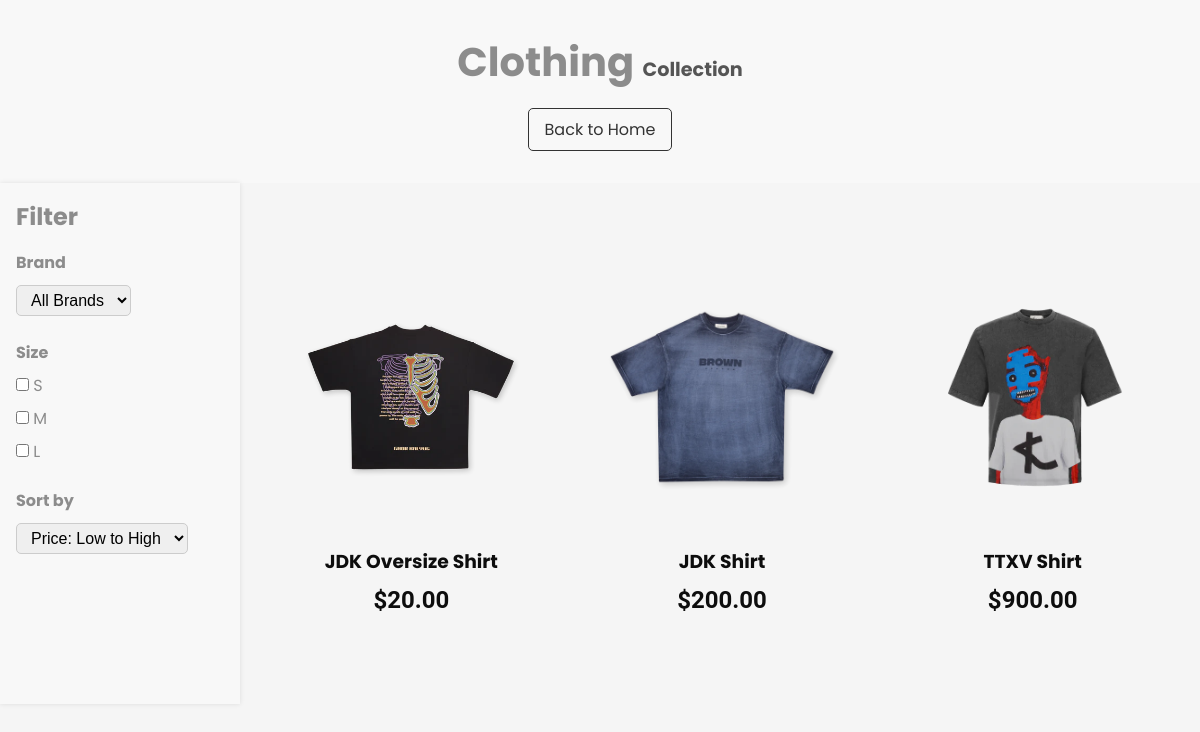
Screenshot of /clothing/ with the database file from the repository.
### store/models.py (models this page shows, shortened)
class Product(models.Model):
    brand = models.CharField(max_length=255)
    name = models.CharField(max_length=255)
    image = models.ImageField(upload_to='products/')
    product_type = models.CharField(max_length=100, choices=[
        ('shoes', 'Shoes'),
        ('clothing', 'Clothing'),
        ('accessories', 'Accessories'),
    ])
    def lowest_price(self):
        sizes = self.sizes.all()
        if sizes:
            return min(size.price for size in sizes)
        return None

class ProductSize(models.Model):
    product = models.ForeignKey(Product, related_name='sizes', on_delete=models.CASCADE)
    size = models.CharField(max_length=10)
    price = models.DecimalField(max_digits=10, decimal_places=2)
    stock = models.PositiveIntegerField(default=0)

### store/views.py (the view)
# urls.py: path('clothing/', views.clothing_view, name='clothing_page'),
def clothing_view(request):
    clothing_products = Product.objects.filter(product_type='clothing')
    brand = request.GET.get('brand')
    if brand and brand != 'all':
        clothing_products = clothing_products.filter(brand=brand)
    sizes = request.GET.getlist('size')
    if sizes:
        clothing_products = clothing_products.filter(sizes__size__in=sizes).distinct()
    sort_option = request.GET.get('sort', 'best')  # Default to "best"
    if sort_option == 'low-to-high':
        clothing_products = clothing_products.annotate(min_price=Min('sizes__price')).order_by('min_price')
    elif sort_option == 'high-to-low':
        clothing_products = clothing_products.annotate(max_price=Max('sizes__price')).order_by('-max_price')
    min_price = request.GET.get('min_price')
    max_price = request.GET.get('max_price')
    if min_price and max_price:
        clothing_products = clothing_products.filter(
            sizes__price__gte=min_price,
            sizes__price__lte=max_price
        ).distinct()
    brands = Product.objects.filter(product_type='clothing').values_list('brand', flat=True).distinct()
    sizes = ProductSize.objects.filter(product__product_type='clothing').values_list('size', flat=True).distinct()
    price_range = ProductSize.objects.filter(product__product_type='clothing').aggregate(
        min_price=Min('price'),
        max_price=Max('price')
    )
    context = {
        'products': clothing_products.distinct(),  # Ensure distinct products
        'brands': brands,
        'sizes': sizes,
        'price_range': price_range,
    }
    return render(request, 'store/clothing.html', context)

### store/templates/store/clothing.html (shortened to what this page needs)
<!DOCTYPE html>
<html lang="en">
<head>
    {% load static %}
    <link rel="stylesheet" href="{% static 'css/styles.css' %}">
</head>
<body>
    <header>
        <div class="accessories-header">
            <h1 class="accessories-title">Clothing <span class="accessories-subtitle">Collection</span></h1>
            <a href="{% url 'index' %}" class="accessories-back-button">Back to Home</a>
        </div>
    </header>
    <main class="accessories-page">
        <aside class="accessories-filter-sidebar">
            <h3 class="accessories-filter-title">Filter</h3>
            <div class="accessories-filter-group">
                <h4>Brand</h4>
                <select name="brand" id="brand-filter">
                    <option value="all">All Brands</option>
                </select>
            </div>
            <div class="accessories-filter-group">
                <h4>Size</h4>
                {% for size in sizes %}
                <label><input type="checkbox" name="size" value="{{ size }}"> {{ size }}</label>
                {% endfor %}
            </div>
        <h4>Sort by</h4>
        <select name="sort" onchange="this.form.submit()">
            <option value="low-to-high" {% if sort_option == 'low-to-high' %}selected{% endif %}>Price: Low to High</option>
        </select>
        </aside>
        <section class="accessories-product-section">
            <section class="product-section">
                <div class="container">
                    <div class="product-grid">
                        {% if products %}
                        {% for product in products %}
                        <div class="product-card">
                            <a href="{% url 'product_detail' product.id %}">
                                <img src="{{ product.image.url }}" alt="{{ product.name }}" class="product-image">
                            </a>
                            <h3>{{ product.name }}</h3>
                            <p class="product-price">
                                {% if product.lowest_price %}
                                    ${{ product.lowest_price }}
                                {% else %}
                                    Price not available
                                {% endif %}
                            </p>
                        </div>
                        {% endfor %}
                        {% else %}
                        <p>No clothing products available.</p>
                        {% endif %}
                    </div>
                </div>
            </section>
        </section>
    </main>
</body>
</html>

### static/css/styles.css (style rules this page uses)
:root { --header-height: 3.5rem; --black-color: hsl(0, 0%, 5%); --black-color-light: hsl(0, 0%, 70%); --white-color: hsl(0, 0%, 100%); --title-color: hsl(0, 0%, 5%); --text-color: hsl(0, 0%, 55%); --body-color: hsl(0, 0%, 96%); --body-font: "Poppins", sans-serif; --second-font: "Syncopate", sans-serif; --biggest-font-size: 2.5rem; --h2-font-size: 1.25rem; --normal-font-size: .938rem; --small-font-size: .813rem; --font-regular: 400; --font-bold: 700; --z-tooltip: 10; --z-fixed: 100; }
@media screen and (min-width: 1152px) { :root { --biggest-font-size: 4.5rem; --h2-font-size: 1.5rem; --normal-font-size: 1rem; --small-font-size: .875rem; } }
* { box-sizing: border-box; padding: 0; margin: 0; }
body { font-family: var(--body-font); font-size: var(--normal-font-size); background-color: var(--body-color); color: var(--text-color); }
html { scroll-behavior: smooth; }
a { text-decoration: none; }
img { display: block; max-width: 100%; height: auto; }
.container { max-width: 1120px; margin-inline: 1.5rem; }
.product-section { padding: 4rem 0; color: var(--title-color); text-align: center; margin-bottom: 10px; }
.product-grid { display: grid; grid-template-columns: repeat(auto-fit, minmax(250px, 1fr)); gap: 2rem; }
.product-image { width: 100%; height: 300px; object-fit: contain; transition: transform 0.3s ease, box-shadow 0.3s ease; }
.product-price { font-size: 1rem; margin-bottom: 1rem; }
.product-card { transition: all 0.3s ease-in-out; opacity: 1; }
.product-price { font-size: 3.2rem; font-weight: bold; margin: 10px 0; }
select { padding: 5px 10px; margin: 10px 0; border-radius: 5px; border: 1px solid #ccc; font-size: 1rem; }
.accessories-header { text-align: center; padding: 2rem 0; background-color: #f8f8f8; }
.accessories-title { font-size: 2.5rem; font-weight: bold; }
.accessories-subtitle { font-size: 1.2rem; color: #555; }
.accessories-back-button { margin-top: 1rem; display: inline-block; font-size: 1rem; text-decoration: none; color: #333; border: 1px solid #333; padding: 0.5rem 1rem; border-radius: 5px; transition: background-color 0.3s ease; }
.accessories-page { display: flex; margin: 0 auto; max-width: 1200px; gap: 2rem; }
.accessories-filter-sidebar { width: 20%; background-color: #f8f8f8; padding: 1rem; box-shadow: 0 0 5px rgba(0, 0, 0, 0.1); }
.accessories-filter-title { font-size: 1.5rem; margin-bottom: 1rem; font-weight: bold; }
.accessories-filter-group { margin-bottom: 1.5rem; }
.accessories-filter-group h4 { font-size: 1rem; font-weight: bold; margin-bottom: 0.5rem; }
.accessories-filter-group label, .accessories-filter-group select, .accessories-filter-group input[type="range"] { display: block; margin-bottom: 0.5rem; }
.accessories-product-section { width: 75%; }
.product-price { font-size: 1.5rem; margin-bottom: 1rem; font-family: 'Roboto', sans-serif; }
@media screen and (min-width: 1152px) { .container { margin-inline: auto; } }

### rows the page displays
Product: image (picture), name "JDK Oversize Shirt", lowest_price "20.00"
Product: image (picture), name "JDK Shirt", lowest_price "200.00"
Product: image (picture), name "TTXV Shirt", lowest_price "900.00"

### other values shown
{{ size }} "S" "M" "L"
